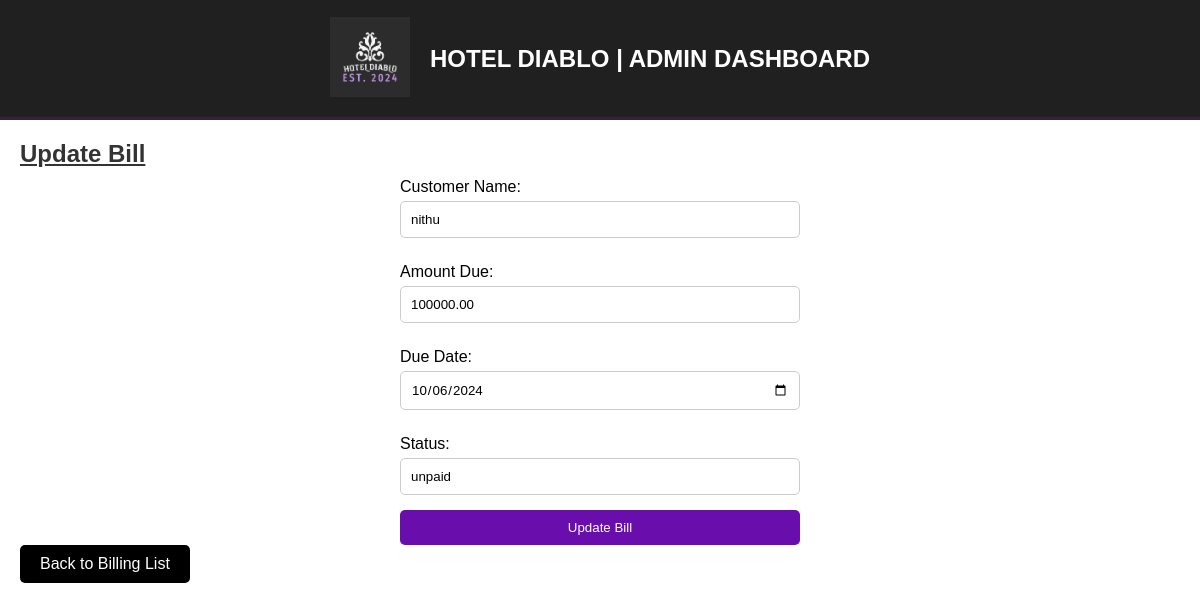
The page /billing_system/update.php?id=3 on the database its author committed.
### tables this page shows
CREATE TABLE `billing` (
  `id` int(6) UNSIGNED NOT NULL,
  `customer_name` varchar(100) NOT NULL,
  `amount_due` decimal(10,2) NOT NULL,
  `due_date` date NOT NULL,
  `status` varchar(50) NOT NULL,
  `description` text DEFAULT NULL,
  `created_date` datetime DEFAULT current_timestamp(),
  `updated_date` datetime DEFAULT current_timestamp() ON UPDATE current_timestamp()
);

### billing_system/update.php (the view, shortened to what this page needs)
<?php
include 'db_connect.php';
if (isset($_GET['id'])) {
    $bill_id = $_GET['id'];
    $sql = "SELECT * FROM billing WHERE id = ?";
    $stmt = $conn->prepare($sql);
    $stmt->bind_param("i", $bill_id);
    $stmt->execute();
    $result = $stmt->get_result();
    $bill = $result->fetch_assoc();
} else {
    header("Location: display.php");
    exit;
}
?>
<!DOCTYPE html>
<html lang="en">
<head>
    <link rel="stylesheet" href="style.css">
</head>
<body>
<header class="header">
    <a href="#" class="logo">
        <img src="logo-color.png" alt="logo">
    </a>
    <h1>HOTEL DIABLO | ADMIN DASHBOARD</h1>
</header>
<section style="padding-top: 120px;">
    <h2 style="text-decoration: underline">Update Bill</h2>
    <form method="post" action="">
        <label for="customer_name">Customer Name:</label>
        <input type="text" id="customer_name" name="customer_name" value="<?php echo $bill['customer_name']; ?>" required>
        <label for="amount_due">Amount Due:</label>
        <input type="number" step="0.01" id="amount_due" name="amount_due" value="<?php echo $bill['amount_due']; ?>" required>
        <label for="due_date">Due Date:</label>
        <input type="date" id="due_date" name="due_date" value="<?php echo $bill['due_date']; ?>" required>
        <label for="status">Status:</label>
        <input type="text" id="status" name="status" value="<?php echo $bill['status']; ?>" required>
        <input type="submit" name="submit" value="Update Bill">
    </form>
    <a href="display.php" class="back-btn">Back to Billing List</a>
</section>
</body>
</html>

### billing_system/style.css (style rules this page uses)
body { font-family: sans-serif; margin: 20px; background-color: #ffffff; }
h2 { color: #333; }
form { display: flex; flex-direction: column; max-width: 400px; margin: auto; }
label { margin: 10px 0 5px; }
input[type="text"], input[type="number"], input[type="date"], select { padding: 10px; border: 1px solid #ccc; border-radius: 5px; margin-bottom: 15px; }
input[type="submit"] { background-color: #6a0dad; color: white; padding: 10px; border: none; border-radius: 5px; cursor: pointer; }
.back-btn { display: inline-block; background-color: #000000; color: white; padding: 10px 20px; text-decoration: none; border-radius: 5px; }
:root { --main-color: #f4eeee; --bg: #202020; --border: .1rem solid rgba(116, 26, 144, 0.3); }
* { font-family: sans-serif; margin: 0; padding: 0; box-sizing: border-box; outline: none; border: none; text-decoration: none; }
html { overflow-x: hidden; scroll-padding-top: 9rem; scroll-behavior: smooth; }
.header { background: var(--bg); display: flex; align-items: center; justify-content: center; padding: 20px; border-bottom: var(--border); border-width: 3px; position: fixed; top: 0; left: 0; right: 0; z-index: 1000; height: 120px; }
.header .logo img { height: 5rem; width: 5rem; margin-right: 20px; }
.header h1 { color: white; font-family: 'Arial', sans-serif; font-size: 24px; margin: 0; text-align: center; }
section { padding-top: 120px; }

### rows shown on the page
billing: customer_name "nithu", amount_due "100000.00", due_date "10/06/2024", status "unpaid"
